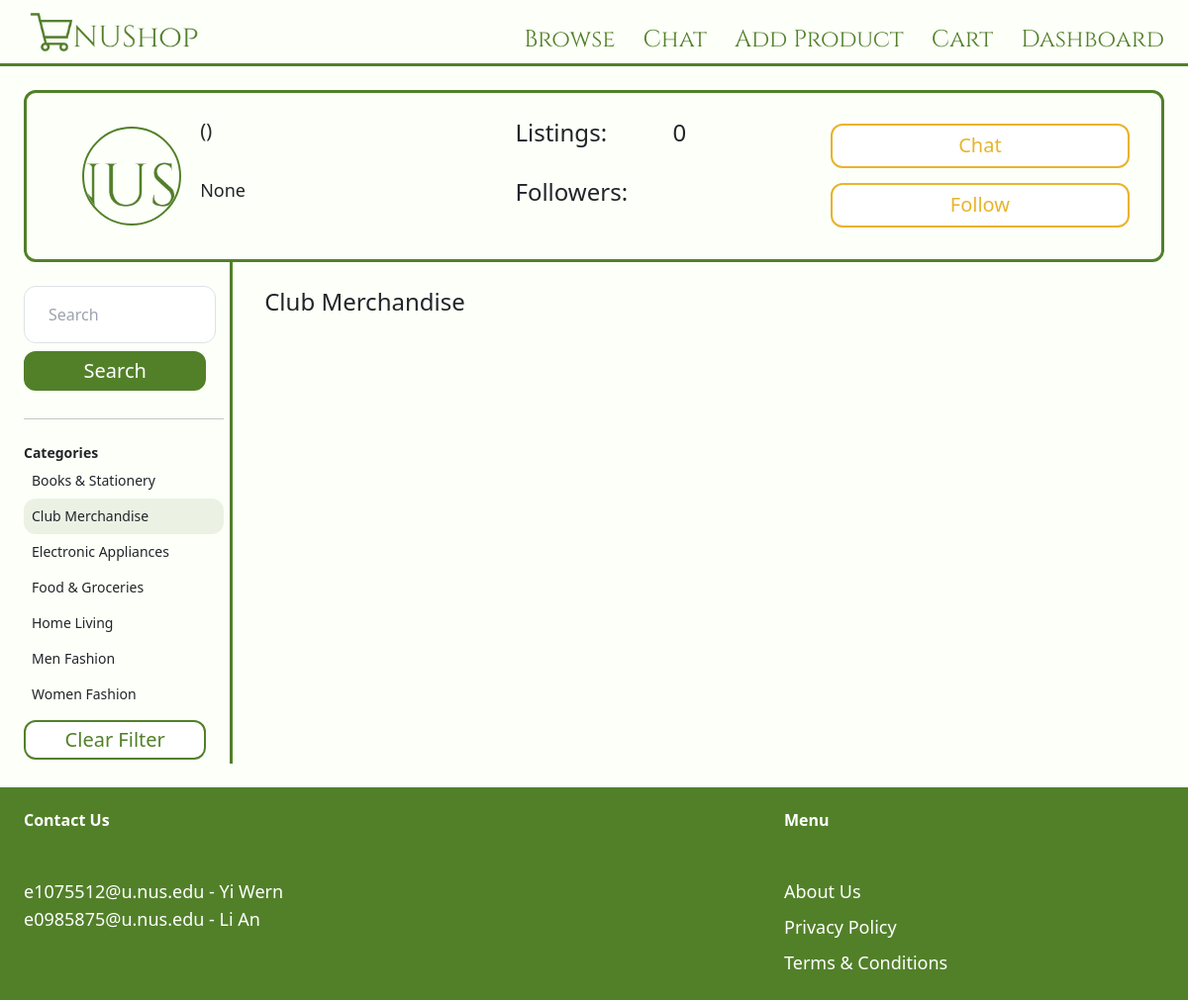
Page /dashboard/admin/view-seller/?query=&category=1 on the earlier database version.
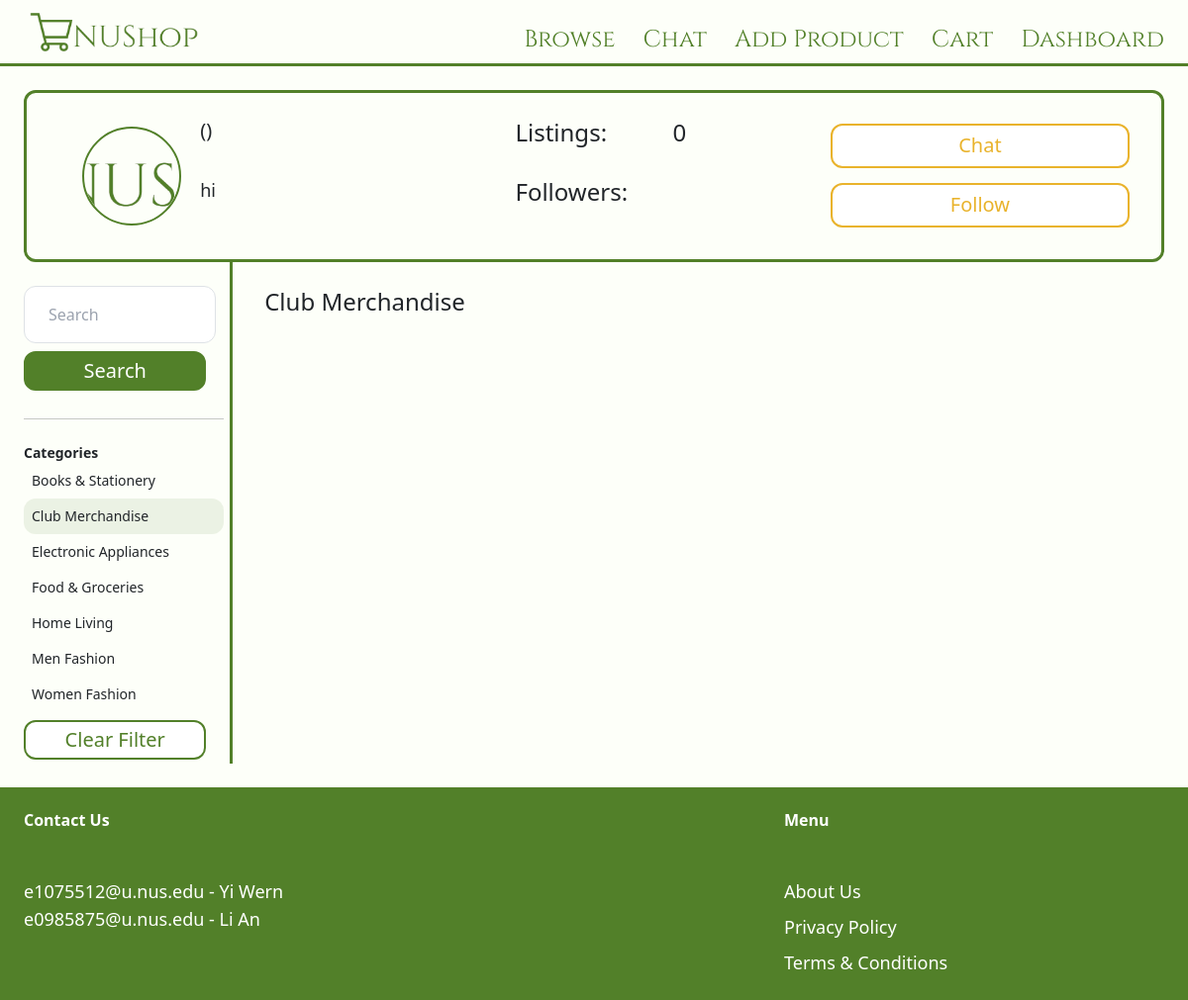
Same page on the later database version.
### authuser/models.py (models this page shows, shortened)
class User(AbstractBaseUser, PermissionsMixin):
    username = models.CharField(max_length=150, unique=True)
    email = models.EmailField(unique=True)
    name = models.CharField(max_length=255, default='')
    bio = models.CharField(max_length=500, blank=True, null=True)
    contact_number = models.CharField(max_length=8, blank=True, null=True)
    image = models.ImageField(upload_to='user_images', blank=True, null=True)
    is_staff = models.BooleanField(default=False)
    is_superuser = models.BooleanField(default=False)
    is_active = models.BooleanField(default=True)
    date_joined = models.DateTimeField(default=timezone.now)
    last_login = models.DateTimeField(blank=True, null=True)
    major = models.ForeignKey(Major, related_name='major', on_delete=models.CASCADE, blank=True, null=True)
    role = models.ForeignKey(Role, related_name='users', on_delete=models.CASCADE, blank=True, null=True)
    followers = models.ManyToManyField('self', related_name="followed_by", symmetrical=False, blank=True)
    bank_details = models.ForeignKey(Bank, related_name='bank_details', on_delete=models.CASCADE, blank=True, null=True)
    delivery_address = models.ForeignKey(DeliveryAddress, related_name='delivery_address', on_delete=models.CASCADE, blank=True, null=True)
    USERNAME_FIELD = 'username'
    REQUIRED_FIELDS = ['email']
    objects = CustomUserManager()
    class Meta:
        verbose_name = 'User'
        verbose_name_plural = 'Users'

### dashboard/views.py (the view)
# urls.py: path('<str:username>/view-seller/', views.viewseller, name='view-seller'),
def viewseller(request, username):
    seller = get_object_or_404(User, username=username)
    query = request.GET.get('query', '')
    category_id = request.GET.get('category', 0)
    category_name = ''
    categories = Category.objects.all()
    products = Product.objects.filter(is_sold=False, created_by=seller)
    if category_id:
        products = products.filter(category_id=category_id)
        category = categories.filter(id=category_id).first()
        if category:
            category_name = category.name
    if query:
        products = products.filter(Q(name__icontains=query) | Q(description__icontains=query))
    return render(request, 'dashboard/view-seller.html', {
        'products': products,
        'query': query,
        'categories': categories,
        'category_id': int(category_id),
        'category_name': category_name,
        'seller': seller,
    })

### dashboard/templates/dashboard/view-seller.html (shortened to what this page needs)
{% extends 'core/base.html' %}
{% load static %}
{% block content %}
    <div class="mt-6 px-3 py-6 border-nushopprimary-3 rounded-xl">
        <div class="grid grid-cols-7">
            <div class="w-full col-span-1 overflow-hidden center row-span-2">
                {% if seller.image %}
                <img src="{{ seller.image.url }}" alt="Seller Image" class="pfp">
                {% else %}
                <img src="{% static 'green logo.png' %}" class="pfp">
                {% endif %}
            </div>
            <div class="col-span-2">
                <p class="text-xl">({{ user.role }})</p>
            </div>
            <div class="col-span-1">
                <p class="text-2xl">Listings: </p>
            </div>
            <div class="col-span-1">
                <p class="text-2xl">{{ products.count }}</p>
            </div>
            <div class="col-span-2">
                <a href="#">
                    <button class="text-xl bt-nushoptertiary-2 rounded-xl text-center">Chat</button>
                </a>
            </div>
            <div class="col-span-2">
                <p class="text-lg">{{ seller.bio }}</p>
            </div>
            <div class="col-span-1">
                <p class="text-2xl">Followers: </p>
            </div>
            <div class="col-span-1">
            </div>
            <div class="col-span-2">
                {% if request.user in seller.followers.all %}
                    <a href="{% url 'dashboard:unfollow' seller.username %}">
                        <button class="text-xl bt-nushoptertiary-2 rounded-xl text-center">Unfollow</button>
                    </a>
                    {% else %}
                    <a href="{% url 'dashboard:follow' seller.username %}">
                        <button class="text-xl bt-nushoptertiary-2 rounded-xl text-center">Follow</button>
                    </a>
                    {% endif %}
            </div>
        </div>
    </div>
    <div class="grid grid-cols-5 gap-4">
        <div class="col-span-1 vl">
            <form method="get" action="{% url 'dashboard:view-seller' user.username %}" class="pt-4 pr-2">
                <input name="query" class="w-full py-3 px-6 border rounded-xl" type="text" value="{{ query }}" placeholder="Search">
                <button class="mt-2 text-xl bg-nushopprimary bt-nushopprimary text-white rounded-xl text-center">Search</button>
            </form>
            <hr class="my-6">
            <p class="text-sm font-semibold">Categories</p>
            <ul>
                {% for category in categories %}
                    <li class="py-2 px-2 text-sm rounded-xl{% if category.id == category_id %} bg-primary-light {% endif %}">
                        <a href="{% url 'dashboard:view-seller' user.username %}?query={{ query }}&category={{ category.id }}">{{ category.name }}</a>
                    </li>
                {% endfor %}
            </ul>
            <ul>
                <li class="pr-2"><a href="{% url 'dashboard:view-seller' user.username %}" class="mt-2 inline-block bt-nushopsecondary text-xl rounded-xl text-center">Clear Filter</a>
        </div>
        <div class="col-span-4 pt-4 pl-2">
            <h3 class="mb-12 text-2xl">
                {% if query %}
                    {% if category_id %}
                        {{ query }} in {{ category_name }}
                    {% else %}
                        {{ query }}
                    {% endif %}
                {% elif category_id %}
                    {{ category_name }}
                {% else %}
                    Featured
                {% endif %}
            </h3>
        </div>
    </div>
{% endblock %}

Differences in the rows shown:
changed User: bio "None" → "hi"
